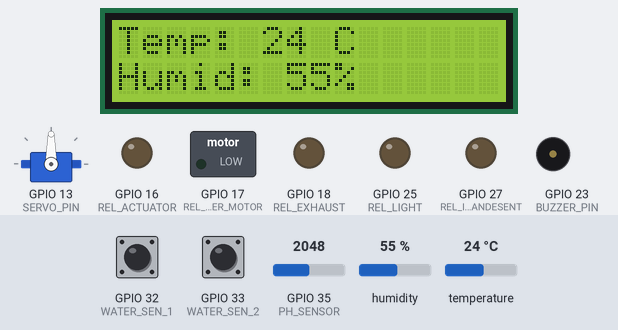
The program below on a simulated ESP32. Shown: 16×2 character LCD, servo, switched loads named in the program (green lamp = pin HIGH), output pins drawn as LEDs (lit = HIGH), buzzer (waves = sounding). Inputs (shaded band) come from the test bench; at power-on: temperature 24 °C, GPIO 35 (PH_SENSOR) = 2048, GPIO 32 (WATER_SEN_1) HIGH, GPIO 33 (WATER_SEN_2) HIGH, humidity 55 %. WiFi joins after 1.5 s; servers stay silent unless stated; what the program prints to the serial monitor is not drawn.

Above: at 6.0 s.
6.1 s: temperature set to 34.4 °C
At 12.6 s:
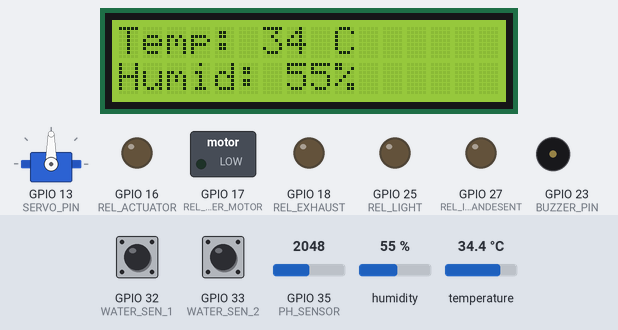
16.1 s: temperature set to 35.5 °C
At 18.8 s:
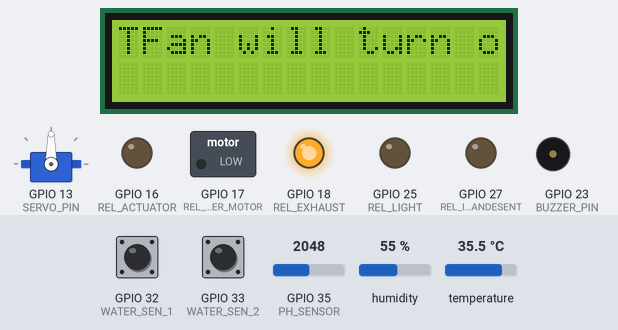
25.2 s: GPIO 35 (PH_SENSOR) set to 2866
At 35.3 s:
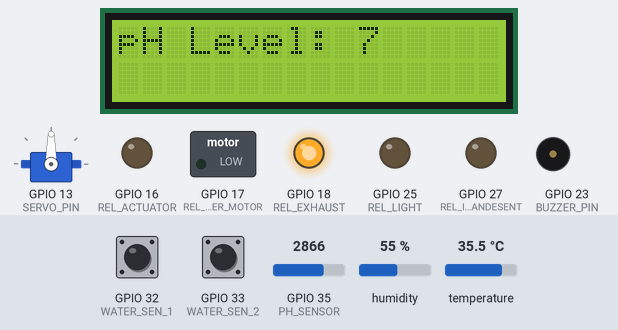
35.9 s: GPIO 32 (WATER_SEN_1) pulled LOW for 0.15 s
At 38.2 s:
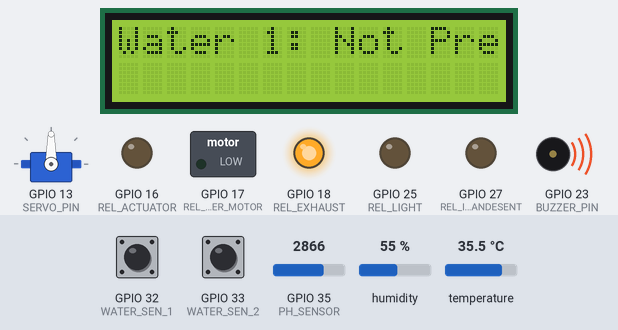
44.0 s: GPIO 33 (WATER_SEN_2) pulled LOW for 3.2 s
At 51.3 s:
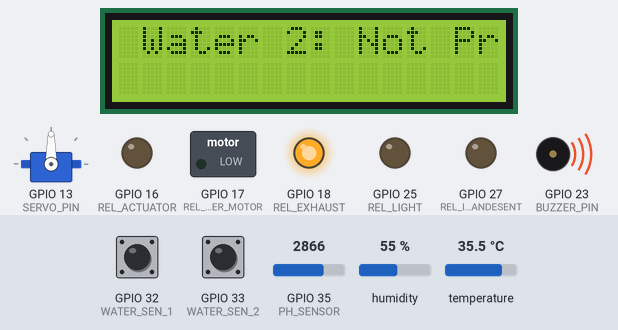
51.6 s: GPIO 35 (PH_SENSOR) set to 3603
At 63.9 s:
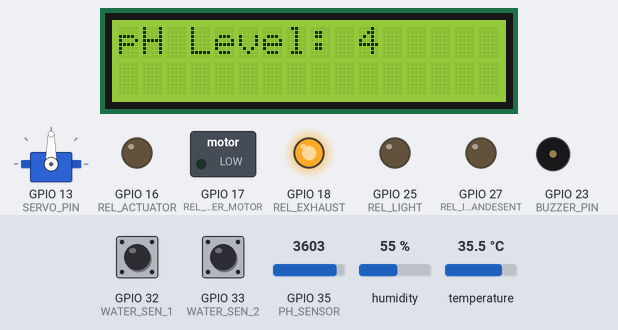
Timing chart, 0 to 64.2 s (numbered marks = the images above; inputs shaded):
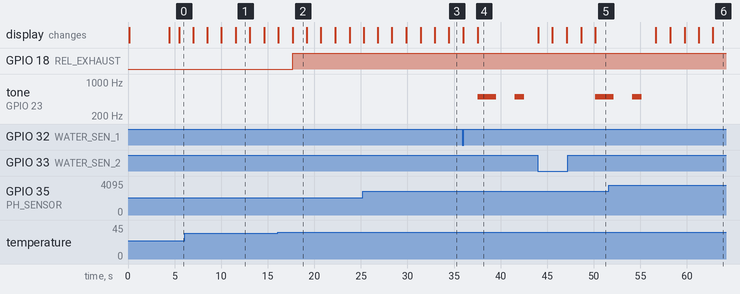

The program:

main.cpp
```cpp
#include <Arduino.h>
#include <Wire.h>
#include <LiquidCrystal_I2C.h>
#include <DHT.h>
#include <DHT_U.h>
#include <WiFiClient.h>
#include <BlynkSimpleEsp32.h>
#include <Servo.h>
#include "Blynk_Config.h"

void readTempAndHumid();
void alertSound();
void phsen();
void turnOff();
void readWaterOne();
void readWaterTwo();
void displaySen();

#define DHTPIN 19
#define DHTTYPE DHT22
#define LDRPIN 4
#define WATER_SEN_1 32
#define WATER_SEN_2 33
#define BUZZER_PIN 23
#define REL_ACTUATOR 16
#define REL_WATER_MOTOR 17
#define REL_EXHAUST 18
#define REL_LIGHT 25
#define REL_INCANDESENT 27
#define PH_SENSOR 35
#define SERVO_PIN 13

DHT dht(DHTPIN, DHTTYPE);
LiquidCrystal_I2C lcd(0x27, 16, 2);
Servo servo;
BlynkTimer timer;

int relayPins[] = {REL_ACTUATOR, REL_WATER_MOTOR, REL_EXHAUST, REL_LIGHT, REL_INCANDESENT};

unsigned int temp, humid;
int waterLevel1, waterLevel2 ;
float calibration_value = 21.34 - 0.2; // 20.24 - 0.7;
int phval = 0;
unsigned long int avgval;
int buffer_arr[10];
int ph_act;

int buttonTimer;

void setup()
{
  Serial.begin(115200);
  delay(50);
  lcd.init();
  lcd.backlight();
  dht.begin();
  servo.attach(SERVO_PIN);
  Serial.println("...connecting");

  // Init wifi
  lcd.clear();
  lcd.setCursor(0, 0);
  lcd.print("Connecting");

  Blynk.begin(BLYNK_AUTH_TOKEN, ssid1, pass1);

  delay(2500);

  lcd.clear();
  lcd.setCursor(0, 0);
  lcd.print("Success");

  Serial.println("Success");

  pinMode(LDRPIN, INPUT);
  pinMode(BUZZER_PIN, OUTPUT);
  pinMode(WATER_SEN_1, INPUT_PULLUP);
  pinMode(WATER_SEN_2, INPUT_PULLUP);

  for (int i : relayPins){
    pinMode(i, OUTPUT);
    digitalWrite(i , LOW);
  }

  Serial.println("Welcome to IOT Poultry");
  lcd.clear();
  lcd.setCursor(4, 0);
  lcd.print("IOT");
  lcd.setCursor(6, 1);
  lcd.print("Poultry");

  timer.setInterval(1000L, readTempAndHumid);
  timer.setInterval(1000L, phsen);
  timer.setInterval(1000L, readWaterOne);
  timer.setInterval(1000L, readWaterTwo);
  timer.setInterval(1000L, displaySen);

}

void loop()
{
  Blynk.run();
  timer.run();

}


// Display all sensor values to the LCD screen

void displaySen(){


  delay(1500);

    if (waterLevel1 == 1) {
    lcd.clear();
    lcd.setCursor(0, 0);
    lcd.print("Water 1: ");
    lcd.print("Present");
  } else {
    lcd.clear();
    lcd.setCursor(0, 0);
    lcd.print("Water 1: ");
    lcd.print("Not Present");
    alertSound();
  }

    delay(1500);

      if (waterLevel2 == 1) {
    lcd.clear();
    lcd.setCursor(0, 0);
    lcd.print("Water 2: ");
    lcd.print("Present");
  } else {
    lcd.clear();
    lcd.setCursor(1, 0);
    lcd.print("Water 2: ");
    lcd.print("Not Present");
    alertSound();
  }

  delay(1500);
  lcd.clear();
  lcd.setCursor(0, 0);
  lcd.print("pH Level: ");
  lcd.print(ph_act);

  delay(1500);
}

void readTempAndHumid()
{
  delayMicroseconds(50);
  temp = dht.readTemperature();
  humid = dht.readHumidity();

  if (isnan(humid) || isnan(temp)) {
    Serial.println(F("Failed to read from DHT sensor!"));
    return;
  }

  Serial.print("Temperature: ");
  Serial.println(temp);
  Serial.print("Humidity: ");
  Serial.println(humid);

  lcd.clear();
  lcd.setCursor(0, 0);
  lcd.print("Temp: ");
  lcd.print(temp);
  lcd.print(" C");
  lcd.setCursor(0, 1);
  lcd.print("Humid: ");
  lcd.print(humid);
  lcd.print("%");

  if(temp >= 35) {
    lcd.clear();
    lcd.setCursor(0,0);
    lcd.print("Temp >= 35");
    lcd.setCursor(1,0);
    lcd.print("Fan will turn on");
    Serial.println("Fan will turn on");
    digitalWrite(REL_EXHAUST, HIGH);
  } else {
    digitalWrite(REL_EXHAUST, LOW);
  }

  Blynk.virtualWrite(VIR_TEMPERATURE, temp);
  Blynk.virtualWrite(VIR_HUMIDITY, humid);


}

void readWaterOne(){
  waterLevel1 = digitalRead(WATER_SEN_1);
  // For water pump
  Serial.print("Water 1: ");
  Serial.println(waterLevel1);


  Blynk.virtualWrite(VIR_WATERSEN1, waterLevel1);

}

void readWaterTwo(){
  waterLevel2 = digitalRead(WATER_SEN_2);
  // For water pump
  Serial.print("Water 2: ");
  Serial.println(waterLevel2);


  Blynk.virtualWrite(VIR_WATERSEN2, waterLevel2);

}

void phsen()
{
  for (int i = 0; i < 10; i++)
  {
    buffer_arr[i] = analogRead(PH_SENSOR);
  }
  for (int i = 0; i < 9; i++)
  {
    for (int j = i + 1; j < 10; j++)
    {
      if (buffer_arr[i] > buffer_arr[j])
      {
        temp = buffer_arr[i];
        buffer_arr[i] = buffer_arr[j];
        buffer_arr[j] = temp;
      }
    }
  }
  avgval = 0;
  for (int i = 2; i < 8; i++)
    avgval += buffer_arr[i];
  float volt = (float)avgval * 3.3 / 4096.0 / 6;
  // Serial.print("Voltage: ");
  // Serial.println(volt);
  ph_act = -5.70 * volt + calibration_value;

  Serial.print("pH Val: ");
  Serial.println(ph_act);


  Blynk.virtualWrite(VIR_PH, ph_act);

}

void setServos(int degrees) {
    for(int i = 0; i < 5; ++i) {
        servo.write((degrees + (35 * i)) % 180);
    }
}

void openDoor(){
      servo.attach(SERVO_PIN);
    servo.write(180);
    delay(1500);
    servo.detach();
}


void alertSound(){
  tone(BUZZER_PIN, 500); // play a 500Hz tone
  delay(2000);           // wait for 1 second
  noTone(BUZZER_PIN);    // stop the tone
  delay(2000);
  tone(BUZZER_PIN, 500); // play a 500Hz tone
  delay(1000);           // wait for another second
  noTone(BUZZER_PIN);    // stop the tone
}

BLYNK_WRITE(VIR_SERVO){
  if(param.asInt() == 1){
    Serial.println("BLYNK: SERVO_MOTOR turned on");
    servo.attach(SERVO_PIN);
    servo.write(130);
    delay(3000);
    servo.write(100);
    Serial.println("Holding at 5 secs");
    delay(5000);
    servo.detach();
    Blynk.virtualWrite(VIR_SERVO, LOW);
    Serial.println("BLYNK: SERVO_MOTOR turned off");

  }
}

/*
BLYNK_WRITE(VIR_ACTUATOR) {

  static int last_time = millis();
  int current_time = millis();

  if(current_time - last_time >= 1000){
    if (param.asInt() == 1) {
      Serial.println("BLYNK: REL_ACTUATOR turned on");
      digitalWrite(REL_ACTUATOR, HIGH);
      Serial.println("Code: 1");
    } else {
      Serial.println("BLYNK: REL_ACTUATOR turned off");
      digitalWrite(REL_ACTUATOR, LOW);
      Serial.println("Code: 2");
    }
    last_time = current_time;
  }

  if (param.asInt() == 1) {
    Serial.println("BLYNK: REL_ACTUATOR turned on");
    digitalWrite(REL_ACTUATOR, HIGH);
    Serial.println("Code: 3");
  } else {
    Serial.println("BLYNK: REL_ACTUATOR turned off");
    digitalWrite(REL_ACTUATOR, LOW);
    Serial.println("Code: 4s");
  }
}
*/
BLYNK_WRITE(VIR_INCANDESENT){
  if(param.asInt() == 1)
  {
    digitalWrite(REL_INCANDESENT, HIGH);
    Serial.println("BLYNK: REL_INCANDESENT is turned on");
  } else {
    digitalWrite(REL_INCANDESENT, LOW);
    Serial.println("BLYNK: REL_INCANDESENT is turned off");
  }

}


BLYNK_WRITE(VIR_ACTUATOR) {
  if(param.asInt() == 1){
    digitalWrite(REL_ACTUATOR, HIGH);
    // This will create a timer within 1.5 seconds.
    // If 1.5 seconds elapse, the timer will be deleted to avoid causing an error exception
    delay(1500);
    digitalWrite(REL_ACTUATOR, LOW);
    Blynk.virtualWrite(VIR_ACTUATOR, LOW);
  } else {
    digitalWrite(REL_ACTUATOR, LOW);
  }
}

void turnOff(){
  if(buttonTimer != -1){
      timer.deleteTimer(buttonTimer);
  }
  digitalWrite(REL_ACTUATOR, LOW);

}

unsigned long startTime = 0; // variable to hold the start time
unsigned long duration = 5000; // variable to hold the duration in milliseconds (5 seconds)
BLYNK_WRITE(VIR_WATER_MOTOR)
{
  if (param.asInt() == 1)
  {
    if (waterLevel1 != 1)
    {
      Serial.println("BLYNK: Tank water level is low. Please fill up the tank.");
      // maglalagay ng buzzer dito and lcd screen msg
      alertSound();

    }
    else
    {
      Serial.println("BLYNK: REL_WATER_MOTOR turned on");
      digitalWrite(REL_WATER_MOTOR, HIGH);
      startTime = millis();

    }
  }
  else
  {
    Serial.println("BLYNK: REL_WATER_MOTOR turned off");
    digitalWrite(REL_WATER_MOTOR, LOW);
  }

    // check if the duration has elapsed
  if (millis() - startTime >= duration)
  {
    Serial.println("Timer expired, turning off REL_WATER_MOTOR");
    digitalWrite(REL_WATER_MOTOR, LOW);
  }
}

BLYNK_WRITE(VIR_LIGHT)
{
  if (param.asInt() == 1)
  {
    Serial.println("BLYNK: Incandescent Light has turned on");
    digitalWrite(REL_LIGHT, HIGH);
  }
  else
  {
    Serial.println("BLYNK: Incandescent Light has turned off");
    digitalWrite(REL_LIGHT, LOW);
  }
}
```

Blynk_Config.h
```cpp
/*

Dito naman yung details nyo para don sa blynk account nyo


*/

#define BLYNK_TEMPLATE_ID           "TMPL65DgpX-C_"
#define BLYNK_TEMPLATE_NAME         "PoultryIOT"
#define BLYNK_AUTH_TOKEN            "h5HVLffKAiYupLjLWi_tZ08WQhrVz6yN"

/*

Wifi Credentials

Papalitan nyo ito kung hindi available yung wifi na nakalagay dito

*/

const char *ssid = "GlobeAtHome_B01FB";
const char *pass = "48550858";

const char *ssid1 = "Maria";
const char *pass1 = "Zenaida102763";

// Virutal Pins

#define VIR_HUMIDITY    V0
#define VIR_TEMPERATURE V6
#define VIR_PH          V1
#define VIR_WATER_MOTOR V12
#define VIR_ACTUATOR    V13
#define VIR_WATERSEN1    V2
#define VIR_WATERSEN2   V4
#define VIR_LIGHT       V3
#define VIR_SERVO       V5
#define VIR_INCANDESENT V7
```

Measured:
- the behaviour switches between 34.9 and 35 °C on temperature (found by bisection; images 1 and 2)
- after the input at 16.1 s, GPIO 18 (REL_EXHAUST): LOW → HIGH after 1.6 s; the display: first differs from a run without the input after 1.6 s (image 2)
- after the input at 35.9 s, tone on GPIO 23 (BUZZER_PIN): silent → 500 Hz after 1.6 s, → silent 2.0 s later, → 500 Hz 2.0 s later, → silent 1.0 s later; the display: first differs from a run without the input after 1.6 s (image 4)
- after the input at 44.0 s, tone on GPIO 23 (BUZZER_PIN): silent → 500 Hz after 6.2 s
- what the display in image 1 shows lasts 1.5 s, from 11.6 s to 13.1 s
